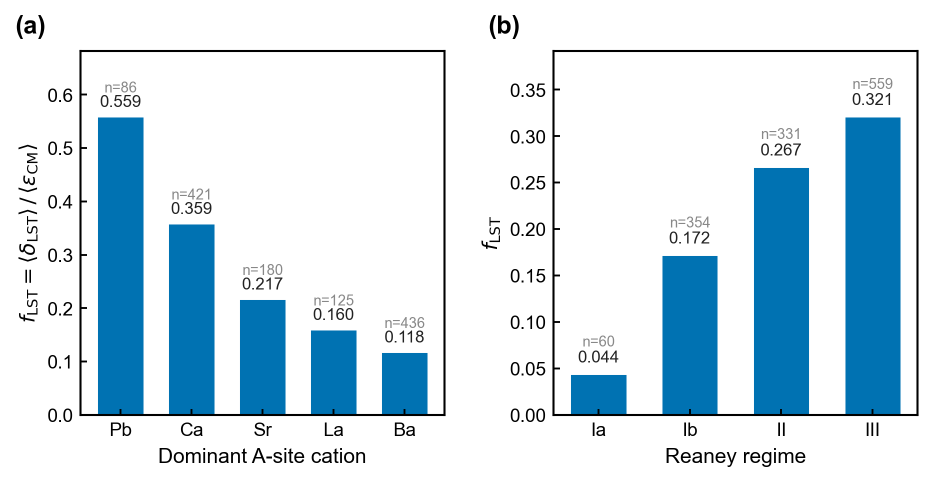
#> input picture nmi_baselines/figures/fig_NMI_1_fLST_hierarchy.png, 1865 x 963 px (shown at 1/2 size)
$ python 14_composite_figure.py
#> lines starting #> are read from the running program, lines starting #| are printed output that depends on the picture
"""
14_composite_figure.py — composite the 5 standalone NMI main figures into one
combined image using PIL. Avoids matplotlib layout battles by pasting
pre-rendered PNGs at consistent widths.

Layout (3 rows, total width = max-width of any constituent figure):
    Row 1: fig_NMI_1_fLST_hierarchy        (double width 2-panel)
    Row 2: fig_NMI_2_baseline_comparison   (double width 2-panel)
    Row 3: fig_NMI_3 | fig_NMI_4 | fig_NMI_5  (three single-width panels side-by-side)

Each row is normalised to the same total width by scaling sub-images
proportionally. White background padding between rows for breathing room.

Output: fig_NMI_combined_composite.{png,pdf}
"""
import os
from PIL import Image

FIG_DIR = "../figures"

# Input PNGs
F1 = os.path.join(FIG_DIR, "fig_NMI_1_fLST_hierarchy.png")
F2 = os.path.join(FIG_DIR, "fig_NMI_2_baseline_comparison.png")
F3 = os.path.join(FIG_DIR, "fig_NMI_3_lofo_sign_guarantee.png")
F4 = os.path.join(FIG_DIR, "fig_NMI_4_variants_accuracy.png")
F5 = os.path.join(FIG_DIR, "fig_NMI_5_variants_uq.png")

# Load all
img1, img2 = Image.open(F1), Image.open(F2)
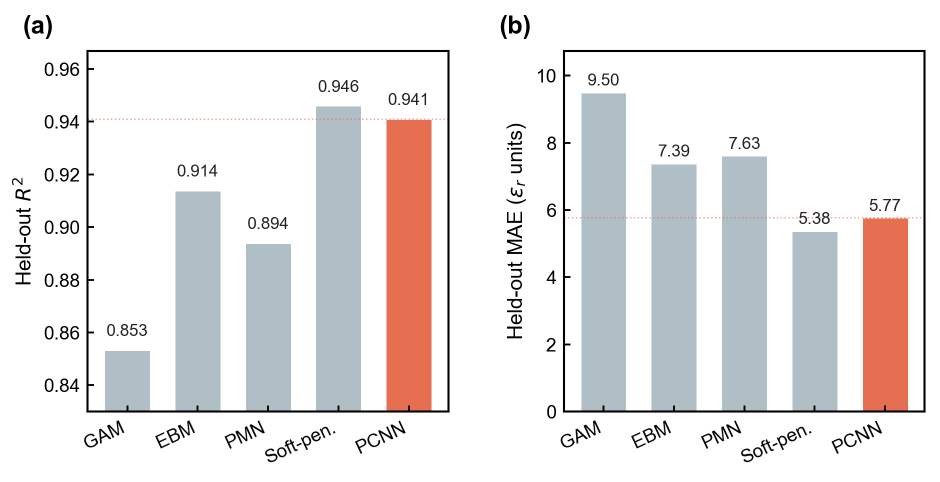
#> input picture nmi_baselines/figures/fig_NMI_2_baseline_comparison.png, 1879 x 963 px (shown at 1/2 size)
#> img1 is the input picture: PIL image 1865x963 RGBA; mean R, G, B, A 205.2, 224.1, 234.7, 255
#> img2 is the input picture: PIL image 1879x963 RGBA; mean R, G, B, A 232.9, 229.5, 229.2, 255
img3, img4, img5 = Image.open(F3), Image.open(F4), Image.open(F5)
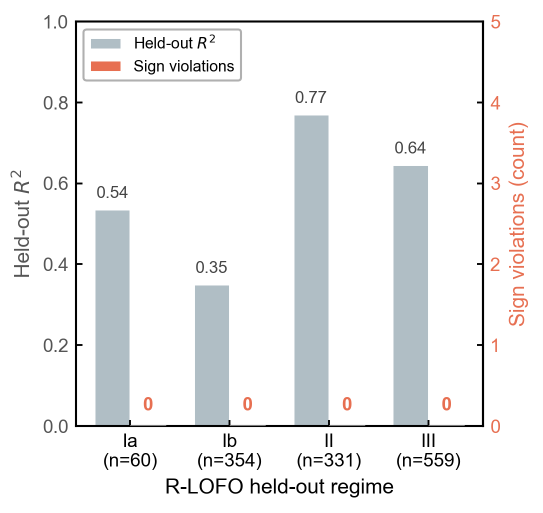
#> input picture nmi_baselines/figures/fig_NMI_3_lofo_sign_guarantee.png, 1086 x 1025 px (shown at 1/2 size)
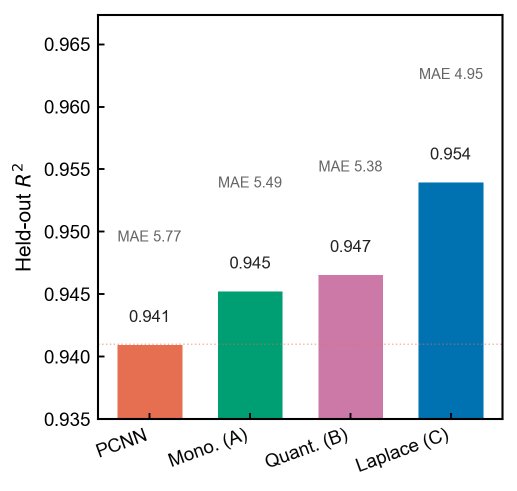
#> input picture nmi_baselines/figures/fig_NMI_4_variants_accuracy.png, 1034 x 981 px (shown at 1/2 size)
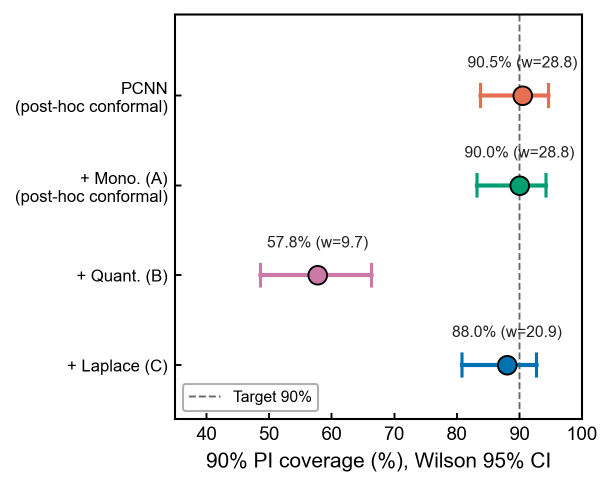
#> input picture nmi_baselines/figures/fig_NMI_5_variants_uq.png, 1225 x 972 px (shown at 1/2 size)
#> img3 is the input picture: PIL image 1086x1025 RGBA; mean R, G, B, A 238.9, 239.8, 240.4, 255
#> img4 is the input picture: PIL image 1034x981 RGBA; mean R, G, B, A 221.5, 228.1, 231.7, 255
#> img5 is the input picture: PIL image 1225x972 RGBA; mean R, G, B, A 245.1, 245.2, 245.3, 255
print(f"[loaded] sizes: F1={img1.size}, F2={img2.size}, F3={img3.size}, F4={img4.size}, F5={img5.size}")
#| [loaded] sizes: F1=(1865, 963), F2=(1879, 963), F3=(1086, 1025), F4=(1034, 981), F5=(1225, 972)


# ── Decide a uniform "TARGET WIDTH" for the composite (use F1's width as reference) ──
TARGET_WIDTH = max(img1.width, img2.width)
#> TARGET_WIDTH = 1879
print(f"[target] composite width = {TARGET_WIDTH}px")
#| [target] composite width = 1879px


def resize_to_width(img, target_w):
    """Resize PIL image to target width, maintaining aspect ratio."""
#> called with target_w = 1879
    w, h = img.size
#> w = 1865; h = 963
    new_h = int(h * target_w / w)
#> new_h = 970
    return img.resize((target_w, new_h), Image.LANCZOS)


# Resize each PNG so all rows can sit at the same width
img1_r = resize_to_width(img1, TARGET_WIDTH)
img2_r = resize_to_width(img2, TARGET_WIDTH)

# Row 3: 3 figures side-by-side, equal widths summing to TARGET_WIDTH (minus gaps)
GAP_BETWEEN_ROW3_PANELS = 10
sub_w = (TARGET_WIDTH - 2 * GAP_BETWEEN_ROW3_PANELS) // 3
#> sub_w = 619
img3_r = resize_to_width(img3, sub_w)
img4_r = resize_to_width(img4, sub_w)
img5_r = resize_to_width(img5, sub_w)
#> in resize_to_width (call 5), `return img.resize((target_w, new_h), Image.LANCZOS)`:
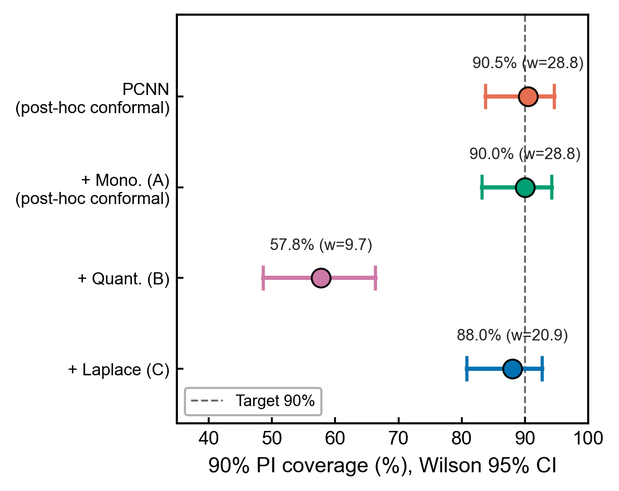
#> returned value: PIL image 619x491 RGBA; mean R, G, B, A 244.9, 245, 245.1, 255

# Row 3 height = max of the three (they should all be similar after equal-width scaling)
row3_h = max(img3_r.height, img4_r.height, img5_r.height)
#> row3_h = 587

# Compose
ROW_GAP = 25
total_h = img1_r.height + ROW_GAP + img2_r.height + ROW_GAP + row3_h
#> total_h = 2570
composite = Image.new("RGB", (TARGET_WIDTH, total_h), (255, 255, 255))
#> composite: PIL image 1879x2570 RGB; every value is 255

# Row 1
y = 0
composite.paste(img1_r, (0, y))
y += img1_r.height + ROW_GAP
#> y = 995

# Row 2
composite.paste(img2_r, (0, y))
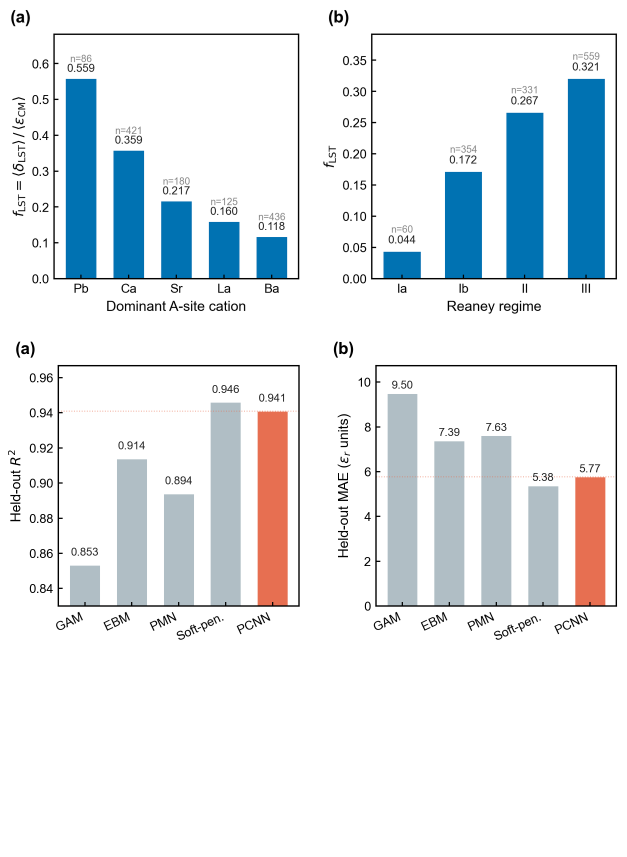
#> composite: PIL image 1879x2570 RGB (shown at 1/3 size); mean R, G, B 227.9, 233.8, 237.7
y += img2_r.height + ROW_GAP
#> y = 1983

# Row 3 — center-align each panel within its slot vertically
x = 0
for sub in (img3_r, img4_r, img5_r):
    y_offset = y + (row3_h - sub.height) // 2
    composite.paste(sub, (x, y_offset))
    x += sub_w + GAP_BETWEEN_ROW3_PANELS
#> this loop made 3 passes
#> (y_offset, x) on passes 1 to 3: (1984, 629), (1983, 1258), (2031, 1887)
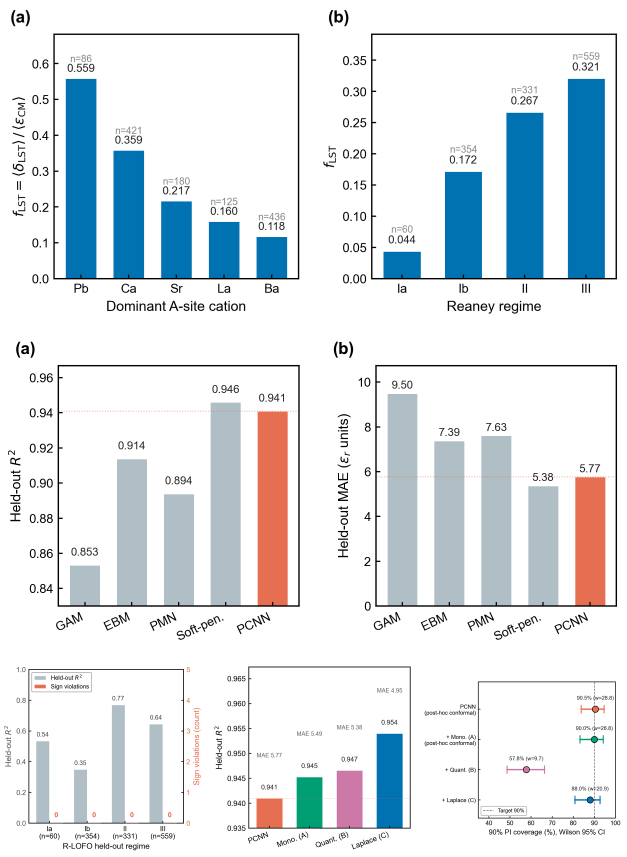
#> composite: PIL image 1879x2570 RGB (shown at 1/3 size); mean R, G, B 223.5, 230, 234.2
#> after the loop, x = 1887

# Save
png_out = os.path.join(FIG_DIR, "fig_NMI_combined_composite.png")
pdf_out = os.path.join(FIG_DIR, "fig_NMI_combined_composite.pdf")
composite.save(png_out, dpi=(300, 300))
# Convert to PDF via PIL
composite.save(pdf_out, "PDF", resolution=300)

print(f"\n[done] composite saved:")
print(f"  {png_out}  ({composite.size[0]}×{composite.size[1]}px)")
#|   ../figures/fig_NMI_combined_composite.png  (1879×2570px)
print(f"  {pdf_out}")
